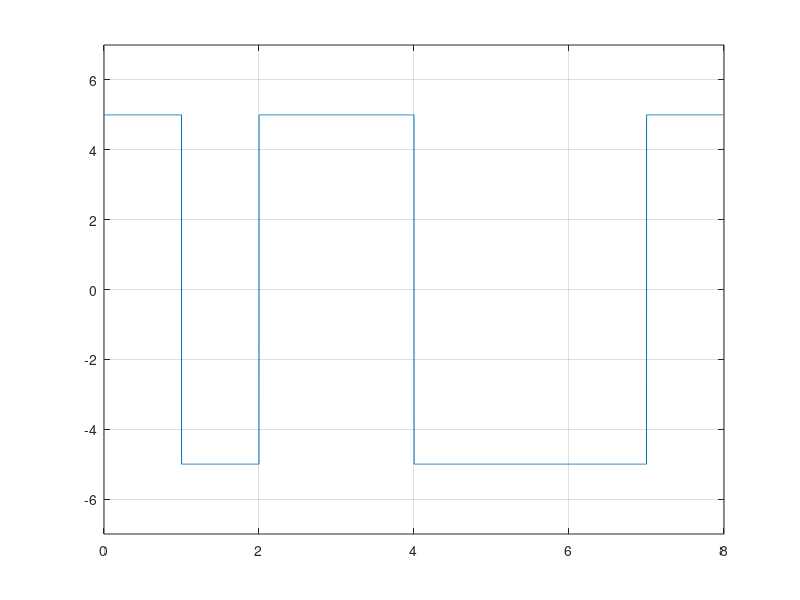

The MATLAB script that drew this image:
close all;
clc;
clf;

bits = [0 1 0 0 1 1 1 0];
bitrate=1;

voltage = 5;

sampling_rate=1000;
sampling_time=1/sampling_rate;

end_time = length(bits)/bitrate;

time = 0:sampling_time:end_time;

index=1;

for i=1:length(time)
    if(bits(index)==1)
        modulation(i)=-voltage;
    else
        modulation(i)=voltage;
    end
    
    if(time(i)*bitrate>=index)
        index=index+1;
    end
end

plot(time,modulation);
axis([0,end_time,-voltage-2,voltage+2]);
grid on;

%Demodulation
index = 1;

for i=1:length(modulation)
    if(modulation(i)==voltage)
        demodulation(index)=0;
    else
        demodulation(index)=1;
    end
    
    if(time(i)*bitrate)>=index
        index=index+1;
    end
end

disp("Data after Demodulation : ");
disp(demodulation);

